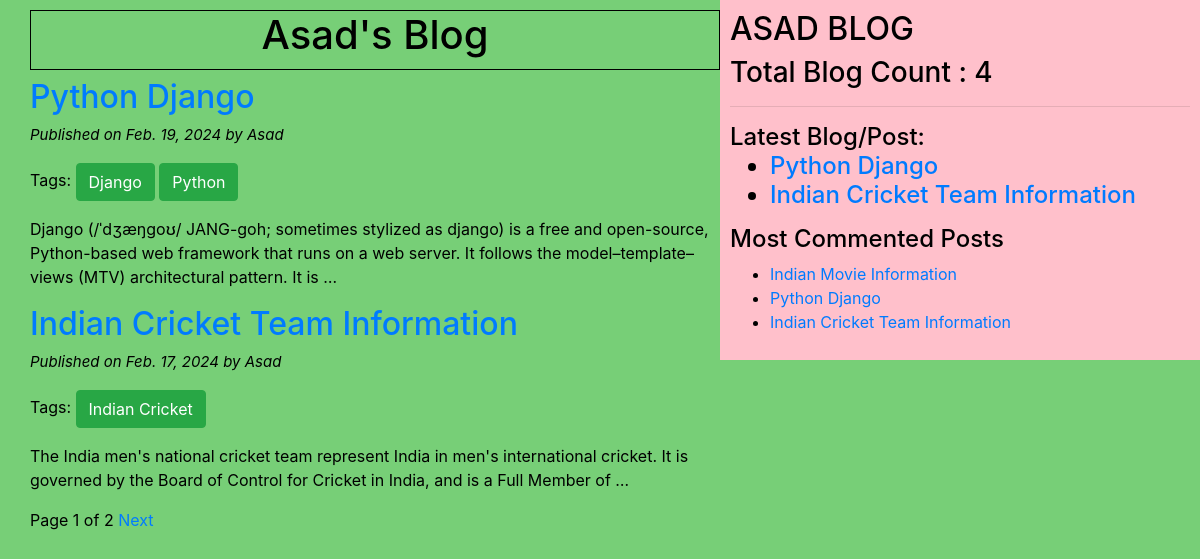
The page / on the database its author committed.
### blogapp/models.py (models this page shows, shortened)
class PostTable(models.Model):
    STATUS_CHOICES = (('draft','Draft'),('published','Published')) # Incase if we want to keep in draft and alter later
    title = models.CharField(max_length=50)
    author = models.ForeignKey(User, on_delete=models.CASCADE, related_name = 'blog_posts') #ManyToOne Relationship, One author might be posting many blogs
    body_blog = models.TextField() # for posting huge content
    publish_blog = models.DateField(default = timezone.now) # Date of blog post
    creation_blog = models.DateField(auto_now_add = True) # Date of creationg of blog
    updation_blog = models.DateField(auto_now = True) # Date of updation of blog
    slug = models.SlugField(max_length = 50, unique_for_date = 'publish_blog') #Giving the endpoint in url and to avoid the clashes with two same title name
    status = models.CharField(max_length=50, choices = STATUS_CHOICES, default = 'draft')
    objects = CustomManager()
    tags = TaggableManager()
    class Meta:
        ordering = ('-publish_blog',)
    def get_absolute_url(self):
        return reverse('post_detail',args = [self.publish_blog.year, self.publish_blog.strftime('%m'),self.publish_blog.strftime('%d'),self.slug])

### blogapp/views.py (the view)
# urls.py: path('',views.post_list_view),
def post_list_view(request,tag_slug = None):
    data = PostTable.objects.all()
    tag = None
    if tag_slug:
        tag = get_object_or_404(Tag, slug=tag_slug)
        data = data.filter(tags__in = [tag])
    paginator = Paginator(object_list= data,per_page= 2)
    page_number = request.GET.get('page') # --> by default having the page
    try:
        data = paginator.page(page_number)
    except PageNotAnInteger:
        data = paginator.page(1)
    except EmptyPage:
        data = Paginator.page(paginator.num_pages)
    my_dict = {'posttable_list':data, 'tag':tag}
    return render(request=request, template_name="blogapp/posttable_list.html", context= my_dict)

### blogapp/models.py (called while the page is built)
    def get_queryset(self):
        return super().get_queryset().filter(status = 'published')

### blogapp/templatetags/blog_tags.py (called while the page is built)
@register.simple_tag(name = 'my_tag')
def total_posts():
    return PostTable.objects.count()

@register.inclusion_tag('blogapp/latest_posts.html')
def show_latest_posts():
    latest_posts = PostTable.objects.order_by('-publish_blog')[:2]
    return {'latest_posts':latest_posts}

@register.simple_tag()
def get_most_commented_posts(total = 3):
    return PostTable.objects.annotate(total_comments = Count('comments')).order_by('-total_comments')[:total] # getting the comments and ordering

### templates/blogapp/posttable_list.html (shortened to what this page needs)
{% extends "blogapp/base.html" %}
{% block body_block %}
    <h1>Asad's Blog</h1>
    {% for i in posttable_list  %}
        <a href="{{ i.get_absolute_url }}"><h2>{{ i.title }} </h2></a>
        <p id = "date">Published on {{ i.publish_blog }} by {{ i.author|title }}</p>
        <p>Tags:
            {% for tag in i.tags.all %}
                <a href=" {% url 'post_list_by_tag_name' tag.slug %}" class = "btn btn-success">{{ tag.name }}</a>
            {% endfor %}
        </p>
        {{ i.body_blog|truncatewords:30|linebreaks }}
    {% endfor %}
    {% include "blogapp/pagination.html" with page=posttable_list %}
{% endblock body_block %}

### templates/blogapp/base.html (shortened to what this page needs)
<!DOCTYPE html>
{% load static %}
{% load blog_tags %}
<html lang="en">
<head>
    <link rel="stylesheet" href="https://cdn.jsdelivr.net/npm/bootstrap@4.6.2/dist/css/bootstrap.min.css">
    <link rel="stylesheet" type = "text/css" href="{% static "css/blogapp/blog.css" %}">
</head>
<body>
    <div class="contents">
    {% block body_block %}
    {% endblock body_block %}
    </div>
    <div class="sidebar">
        <h2>ASAD BLOG</h2>
        <h3>Total Blog Count : {% my_tag %}</h3> <hr>
        <h4>Latest Blog/Post: {% show_latest_posts %}</h4>
        <h4>Most Commented Posts</h4>
        {% get_most_commented_posts as m_c_p %}
        <ul>
            {% for i in m_c_p %}
                <li>
                    <a href = "{{ i.get_absolute_url }}"> {{ i.title }}</a>
                </li>
            {% endfor %}
        </ul>
    </div>
</body>
</html>

### templates/blogapp/pagination.html (shortened to what this page needs)
<div class = "paginator">
    <span>Page {{ page.number }} of {{ page.paginator.num_pages}}</span>
    {% if page.has_next %}
        <a href ="?page={{ page.next_page_number }}">Next</a>
    {% endif %}
</div>

### templates/blogapp/latest_posts.html
<ul>
    {% for i in latest_posts %}
        <li>
            <a href="{{ i.get_absolute_url }}">{{ i.title }}</a>
        </li>
    {% endfor %}
</ul>

### static/css/blogapp/blog.css (style rules this page uses)
.contents { width: 60%; float: left; padding: 10px 0 0 30px; background: rgb(119, 207, 119); height: 100%; }
.sidebar { width: 40%; float: right; padding: 10px; background: pink; height: 100%; }
h1 { text-align: center; border: 1px solid black; padding-bottom: 10px; }
body { color: black; background: rgb(119, 207, 119); }
#date { color: black; font-size: 15px; font-style: italic; }

### rows shown on the page
PostTable: title "Python Django", publish_blog "Feb. 19, 2024", author "Asad", body_blog "Django (/ˈdʒæŋɡoʊ/ JANG-goh; sometimes stylized as django) is a free and open-source, Python-based web framework that runs on a web server. It follows the model–template–views (MTV) architectural pattern. It is …"
Tag: name "Django"
Tag: name "Python"
PostTable: title "Indian Cricket Team Information", publish_blog "Feb. 17, 2024", author "Asad", body_blog "The India men's national cricket team represent India in men's international cricket. It is governed by the Board of Control for Cricket in India, and is a Full Member of …"
Tag: name "Indian Cricket"
PostTable: title "Indian Movie Information"

### other values the page prints
{{ page.number }} "1"
{{ page.paginator.num_pages }} "2"
